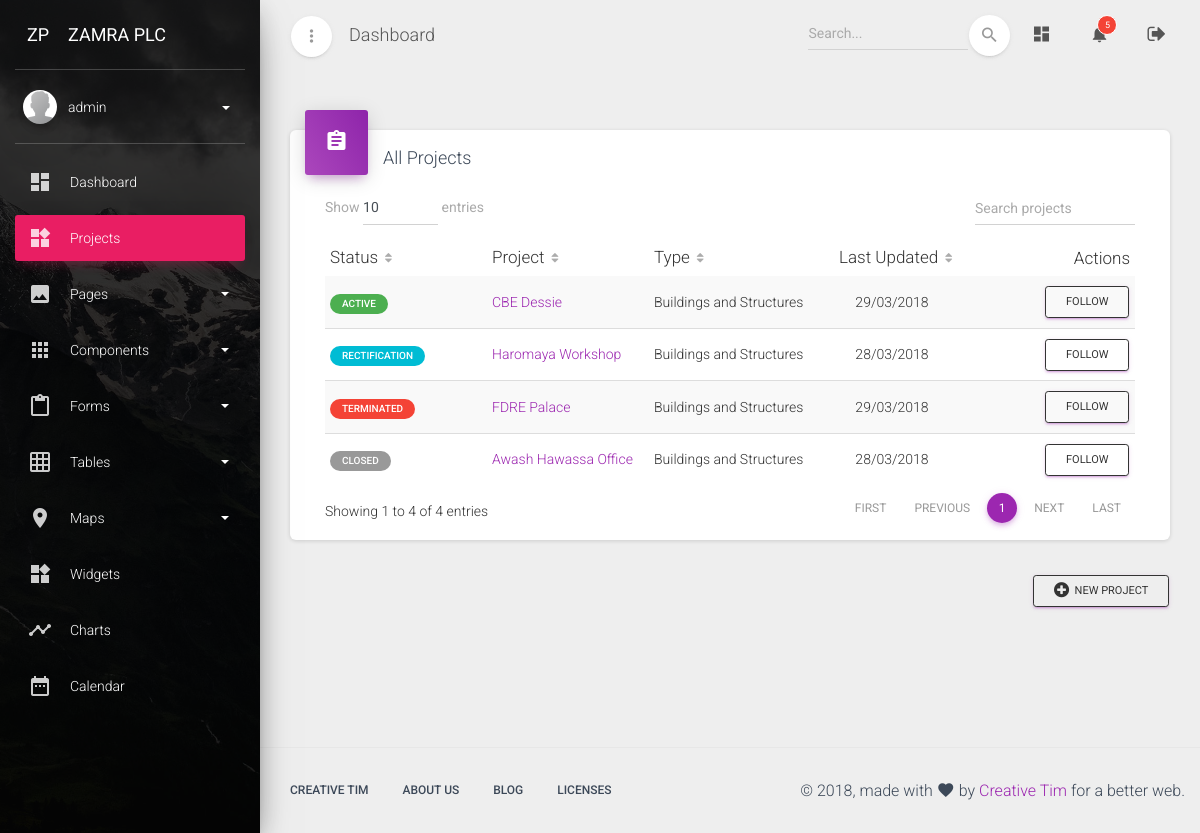
The page /dashboard/projects/ (signed in) on the database as committed earlier.
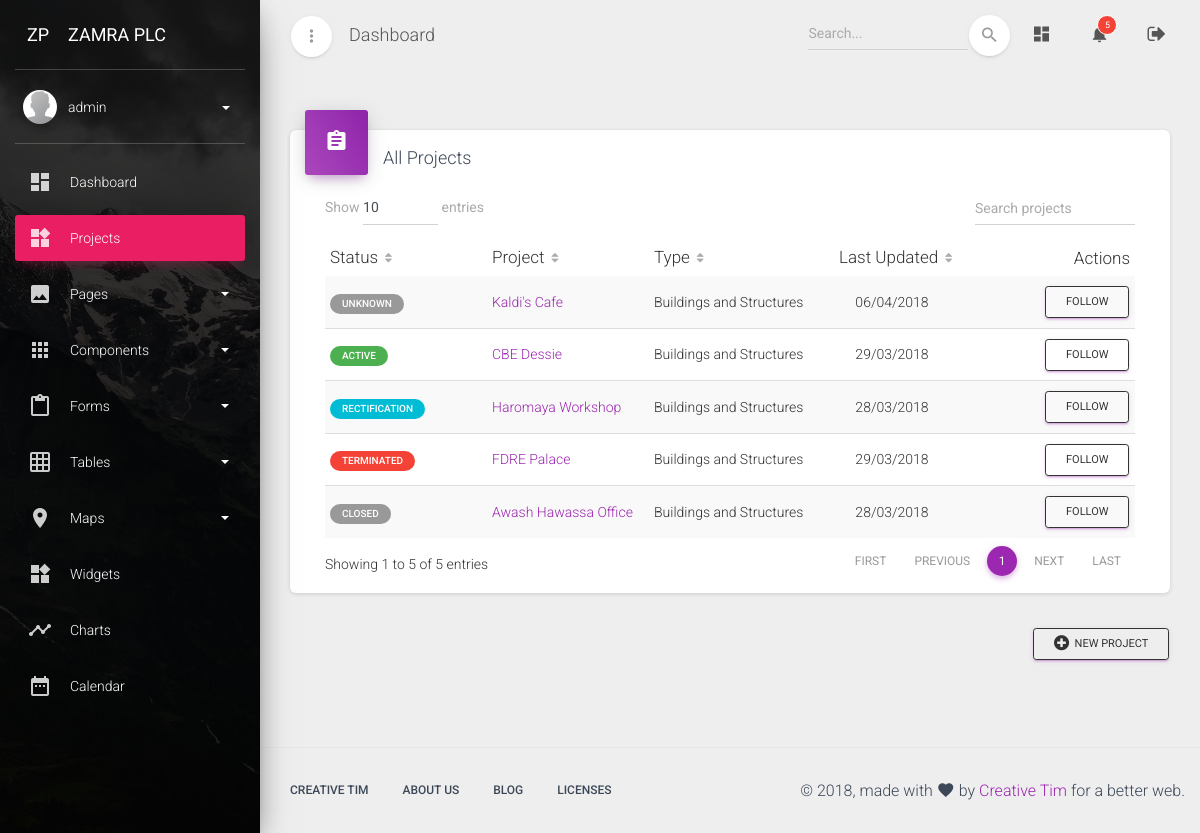
The same page on the database as committed later.
### dashboard/models.py (models this page shows, shortened)
class CustomUser(AbstractUser):
    avatar = models.ImageField(upload_to='avatars/', null=True, blank=True)
    full_name = models.CharField(max_length=120)
    job_title = models.CharField(max_length=100)
    bio = models.TextField('Short Bio', null=True, blank=True)
    projects_followed = models.ManyToManyField(
        'Project',
        related_name='projects_followed',
        blank=True
    )
    projects_administered = models.ManyToManyField(
        'Project',
        related_name='projects_administered',
        blank=True
    )
    is_project_admin = models.BooleanField(
        'Administer Project Detals',
        default=False,
    )
    is_insurance_admin = models.BooleanField(
        'Administer Insurance Details',
        default=False,
    )
    is_variation_admin = models.BooleanField(
        'Administer Variation Details',
        default=False,
    )
    is_claim_admin = models.BooleanField(
        'Administer Time Claim Details',
        default=False,
    )
    is_payment_admin = models.BooleanField(
        'Administer Payment Details',
        default=False,
    )
    def get_screen_name(self):
        if self.full_name:
            return self.get_full_name()
        else:
            return self.username

class Project(models.Model):
    CONSTRUCTION_TYPE_CHOICES = (
        ('builiding', 'Buildings and Structures'),
        ('road', 'Road and Highway'),
        ('water', 'Water and Irrigations'),
    )
    PROJECT_STATUS_CHOICES = (
        (1, 'Unknown'),
        (2, 'Mobilization'),
        (3, 'Active'),
        (4, 'Rectification'),
        (5, 'Suspended'),
        (6, 'Terminated'),
        (7, 'Closed'),
    )
    construction_type = models.CharField(
        max_length=60,
        choices=CONSTRUCTION_TYPE_CHOICES,
        default='builiding'
    )
    status = models.IntegerField(
        'Project Status',
        choices=PROJECT_STATUS_CHOICES,
        default=1,
    )
    consultant = models.ForeignKey(Consultant, on_delete=models.CASCADE)
    employer = models.CharField(
        max_length=100,
        help_text='Official full name of the Employer',
    )
    full_name = models.CharField(
        'Official Project Title',
        max_length=100,
        help_text='Official full name of the construction project',
    )
    short_name = models.CharField(
        'Short Unofficial Project Title',
        max_length=100,
        help_text='Short common name of the construction project',
    )
    project_code = models.CharField(
        'Project Code (Optional)',
        max_length=30,
        null=True, blank=True,
    )
    description = models.TextField(
        'Short Project Description',
        null=True, blank=True,
        help_text='Short description of the construction project. (Optional)',
    )
    contract_amount = models.DecimalField(
        max_digits=16, decimal_places=2,
        null=True, blank=True,
        help_text='Project contract amount in ETB (before VAT)',
    )
    signing_date = models.DateField(
        'Agreement Signing Date',
        null=True, blank=True,
    )
    site_handover = models.DateField(
        'Site Handover Date',
        null=True, blank=True,
    )
    commencement_date = models.DateField(
        'Commenecment Date',
        null=True, blank=True,
    )
    period = models.PositiveIntegerField(
        'Contract Period',
        null=True, blank=True,
        help_text='Project life time in calendar days')
    completion_date = models.DateField(
        'Intended Completion Date',
        null=True, blank=True,
        help_text='User yyyy-mm-dd format',
    )
    is_published = models.BooleanField('Published status', default=False)
    created_at = models.DateTimeField(auto_now_add=True)
    updated_at = models.DateTimeField(auto_now=True)
    objects = models.Manager()
    my_projects = managers.ProjectManager()
    class Meta:
        ordering = ['status', '-updated_at', 'short_name', ]
    def get_status_label(self):
        if self.status == 2:
            return utils.status_label(
                btn='badge-primary',
                status=self.get_status_display()
            )
        elif self.status == 3:
            return utils.status_label(
                btn='badge-success',
                status=self.get_status_display()
            )
        elif self.status == 4:
            return utils.status_label(
                btn='badge-info',
                status=self.get_status_display()
            )
        elif self.status == 5:
            return utils.status_label(
                btn='badge-warning',
                status=self.get_status_display()
            )
        elif self.status == 6:
            return utils.status_label(
                btn='badge-danger',
                status=self.get_status_display()
            )
        else:
            return utils.status_label(
                btn='badge-default',
                status=self.get_status_display()
            )

### dashboard/views/projects.py (the view)
# urls.py: path('projects/', projects.ProjectList.as_view(), name='project-list'),
class ProjectList(LoginRequiredMixin, generic.ListView):
    model = models.Project
    template_name = 'dashboard/projects/project_list.html'
    def get_queryset(self, *args, **kwargs):
        return self.model.my_projects.all().order_by('status')
    def get_context_data(self, *args, **kwargs):
        context = super(ProjectList, self).get_context_data(*args, **kwargs)
        context['page_name'] = 'Projects'
        return context

### dashboard/templates/dashboard/projects/project_list.html (shortened to what this page needs)
{% extends 'dashboard_base.html' %}
{% block content %}
<div class="row">
    <div class="col-sm-12">
        <div class="card">
          <div class="card-header card-header-primary card-header-icon">
            <div class="card-icon">
              <i class="material-icons">assignment</i>
            </div>
            <h4 class="card-title">All Projects</h4>
          </div>
            <div class="card-body">
                <div class="material-datatables">
                    <table id="projectDatatables" class="table table-striped table-no-bordered table-hover" cellspacing="0" width="100%" style="width:100%">
                        <thead>
                            <tr>
                                <th>Status</th>
                                <th>Project</th>
                                <th>Type</th>
                                <th class="text-center">Last Updated</th>
                                <th class="disabled-sorting text-right">Actions</th>
                            </tr>
                        </thead>
                        <tbody>
                            {% for project in project_list %}
                            <tr>
                                <td>
                                    {% autoescape off %}
                                    {{ project.get_status_label }}
                                    {% endautoescape %}
                                </td>
                                <td>
                                    <a href="{% url 'dashboard:project-detail' project.id %}" title="{{ project.full_name }}">{{ project.short_name }}</a>
                                </td>
                                <td>{{ project.get_construction_type_display }}</td>
                                <td class="text-center">{{ project.updated_at|date:'d/m/Y' }}</td>
                                <td class="text-right">
                                    <a href="#" class="btn btn-sm btn-outline btn-primary">Follow</a>
                                </td>
                            </tr>
                            {% endfor %}
                        </tbody>
                    </table>
                </div>
            </div>
        </div>
    </div>
</div>
{% if user.is_project_admin %}
<div class="row">
    <div class="col-sm-12">
        <a href="{% url 'dashboard:project-create' %}" title="Add new project" class="btn btn-sm btn-outline btn-primary pull-right">
           <span class="fa fa-plus-circle"></span>&nbsp; New Project
        </a>
    </div>
</div>
{% endif %}
{% endblock content %}

### dashboard/templates/dashboard_base.html (shortened to what this page needs)
{% load static %}
<!DOCTYPE html>
<html lang="en">
<head>
  <link rel="stylesheet" href="https://maxcdn.bootstrapcdn.com/font-awesome/latest/css/font-awesome.min.css">
  <link rel="stylesheet" href="{% static 'assets/css/material-dashboard.min.css' %}">
  <link rel="stylesheet" href="{% static 'assets/css/custom.css' %}">
</head>
<body class="">
  <div class="wrapper">
  {% block wrapper %}
    <div class="sidebar" data-color="rose" data-background-color="black" data-image="{% static 'assets/img/sidebar-1.jpg' %}">
    {% block sidebar %}
        <div class="logo">
        {% block logo %}
            <a href="#" class="simple-text logo-mini">
                 ZP
            </a>
            <a href="#" class="simple-text logo-normal">
                 Zamra Plc
            </a>
        {% endblock logo %}
        </div>
        <div class="sidebar-wrapper">
        {% block sidebar_wrapper %}
            <div class="user">
                <div class="photo">
                    <img src="{% static 'assets/img/default-avatar.png' %}" />
                </div>
                <div class="user-info">
                    <a data-toggle="collapse" href="dashboard.html#collapseExample" class="username">
                        <span>
                           {{ user.get_screen_name }}
                          <b class="caret"></b>
                        </span>
                    </a>
                </div>
            </div>
            <ul class="nav">
                <li class="nav-item ">
                    <a class="nav-link" href="{% url 'dashboard:index' %}">
                        <i class="material-icons">dashboard</i>
                        <p> Dashboard </p>
                    </a>
                </li>
                <li class="nav-item {% if page_name == 'Projects' %} active {% endif %} ">
                    <a class="nav-link" href="{% url 'dashboard:project-list' %}">
                        <i class="material-icons">widgets</i>
                        <p> Projects </p>
                    </a>
                </li>
                <li class="nav-item ">
                    <a class="nav-link" data-toggle="collapse" href="dashboard.html#pagesExamples">
                        <i class="material-icons">image</i>
                        <p> Pages
                           <b class="caret"></b>
                        </p>
                    </a>
                </li>
                <li class="nav-item ">
                    <a class="nav-link" data-toggle="collapse" href="dashboard.html#componentsExamples">
                        <i class="material-icons">apps</i>
                        <p> Components
                           <b class="caret"></b>
                        </p>
                    </a>
                </li>
                <li class="nav-item ">
                    <a class="nav-link" data-toggle="collapse" href="dashboard.html#formsExamples">
                        <i class="material-icons">content_paste</i>
                        <p> Forms
                           <b class="caret"></b>
                        </p>
                    </a>
                </li>
                <li class="nav-item ">
                    <a class="nav-link" data-toggle="collapse" href="dashboard.html#tablesExamples">
                        <i class="material-icons">grid_on</i>
                        <p> Tables
                           <b class="caret"></b>
                        </p>
                    </a>
                </li>
                <li class="nav-item ">
                    <a class="nav-link" data-toggle="collapse" href="dashboard.html#mapsExamples">
                        <i class="material-icons">place</i>
                        <p> Maps
                           <b class="caret"></b>
                        </p>
                    </a>
                </li>
                <li class="nav-item ">
                    <a class="nav-link" href="widgets.html">
                        <i class="material-icons">widgets</i>
                        <p> Widgets </p>
                    </a>
                </li>
                <li class="nav-item ">
                    <a class="nav-link" href="charts.html">
                        <i class="material-icons">timeline</i>
                        <p> Charts </p>
                    </a>
                </li>
                <li class="nav-item ">
                    <a class="nav-link" href="calendar.html">
                        <i class="material-icons">date_range</i>
                        <p> Calendar </p>
                    </a>
                </li>
            </ul>
        {% endblock sidebar_wrapper %}
        </div>
    {% endblock sidebar %}
    </div>
    <div class="main-panel">
    {% block main_panel %}
        <nav class="navbar navbar-expand-lg navbar-transparent  navbar-absolute fixed-top">
        	<div class="container-fluid">
            <div class="navbar-wrapper">
              <div class="navbar-minimize">
                <button id="minimizeSidebar" class="btn btn-just-icon btn-white btn-fab btn-round">
                    <i class="material-icons text_align-center visible-on-sidebar-regular">more_vert</i>
                </button>
              </div>
        			<a class="navbar-brand" href="dashboard.html#pablo">Dashboard</a>
        		</div>
        	    <div class="collapse navbar-collapse justify-content-end">
              <form class="navbar-form">
                  <div class="input-group no-border">
                      <input type="text" value="" class="form-control" placeholder="Search...">
                      <button type="submit" class="btn btn-white btn-round btn-just-icon">
                        <i class="material-icons">search</i>
                        <div class="ripple-container"></div>
                      </button>
                  </div>
              </form>
        			<ul class="navbar-nav">
        				<li class="nav-item">
        					<a class="nav-link" href="{% url 'dashboard:index' %}">
                    <i class="material-icons">dashboard</i>
        					</a>
        				</li>
        				<li class="nav-item dropdown">
        					<a class="nav-link" href="https://creative-tim.com" id="navbarDropdownMenuLink" data-toggle="dropdown" aria-haspopup="true" aria-expanded="false">
                    <i class="material-icons">notifications</i>
                    <span class="notification">5</span>
        					</a>
        				</li>
        				<li class="nav-item">
        					<a class="nav-link" href="{% url 'dashboard:logout' %}" title="Logout">
                    <i class="fa fa-sign-out"></i>
        					</a>
        				</li>
        			</ul>
        	    </div>
        	</div>
        </nav>
        <div class="content">
          <div class="container-fluid">
            {% block content %}
            {% endblock content %}
        </div>
    {% endblock main_panel %}
    </div>
    {% block footer %}
    <footer class="footer ">
      <div class="container">
          <nav class="pull-left">
              <ul>
                  <li>
                      <a href="https://www.creative-tim.com">
                          Creative Tim
                      </a>
                  </li>
                  <li>
                      <a href="http://presentation.creative-tim.com">
                         About Us
                      </a>
                  </li>
                  <li>
                      <a href="http://blog.creative-tim.com">
                         Blog
                      </a>
                  </li>
                  <li>
                      <a href="https://www.creative-tim.com/license">
                          Licenses
                      </a>
                  </li>
              </ul>
          </nav>
          <div class="copyright pull-right">
              &copy; <script>document.write(new Date().getFullYear())</script>, made with <i class="material-icons">favorite</i> by <a href="https://www.creative-tim.com" target="_blank">Creative Tim</a> for a better web.
          </div>
      </div>
    </footer>
    {% endblock footer %}
  {% endblock wrapper %}
  </div>
</body>
</html>

Rows that differ between the two databases and show on the page:
added Project: get_status_label "UNKNOWN", short_name "Kaldi's Cafe", construction_type "Buildings and Structures", updated_at "06/04/2018"
Other text that changed with them:
text written by a page script: "Show entries Showing 1 to 4 of 4 entries FIRST PREVIOUS 1 NEXT LAST" → "Show entries Showing 1 to 5 of 5 entries FIRST PREVIOUS 1 NEXT LAST"
